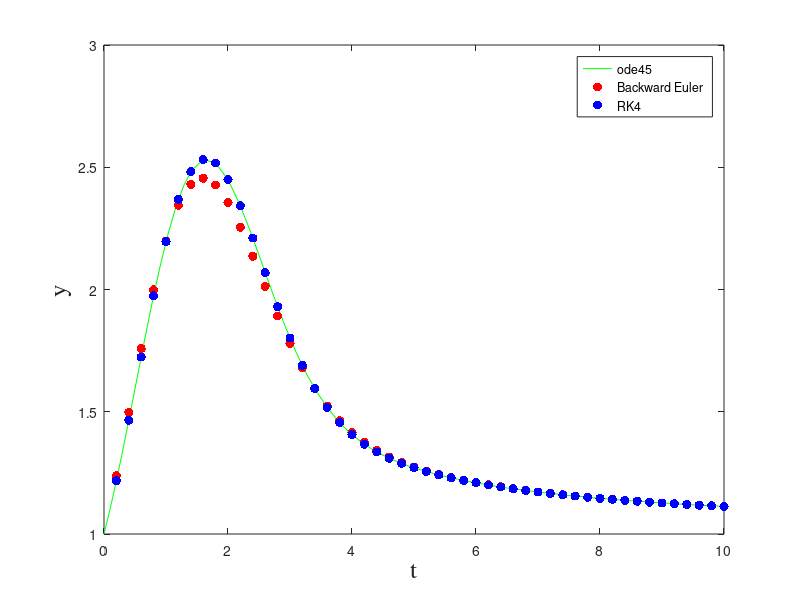
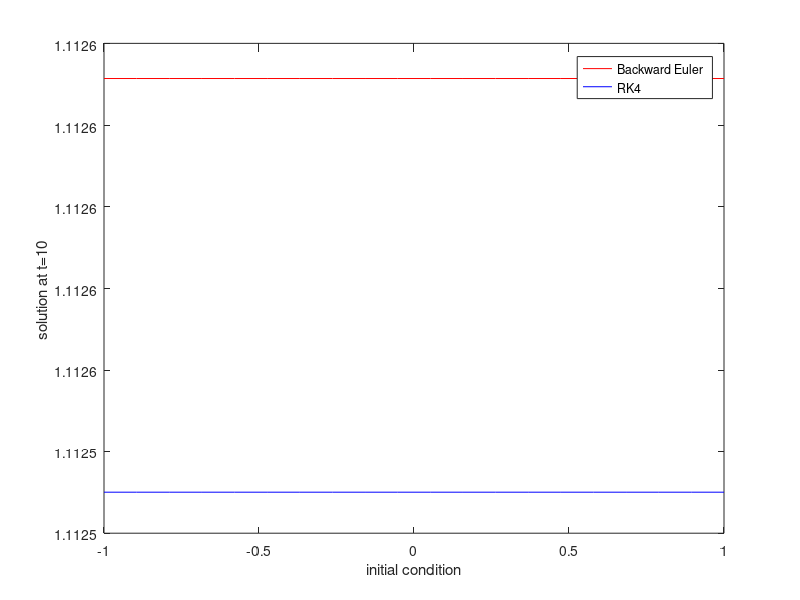

These charts were generated, in order, by the following MATLAB code:
%% PDE CDT Matlab assignment 2
% Name: Aili Shao 

%% Solve ODE using Backward Euler and RK4 

% Solve: y'(t) = (1-y(t))* t + y(t) with y(0) = 1.
f=@(t,y) (1-y)*t+y;
dt=0.2; %time step
Tf=10; % final time
y0=1; %initial condition 
numsteps = ceil(Tf / dt)  % now adjust to have integer steps
dt = Tf / numsteps        % modified time step
y=y0;
h=zeros(3,1);
% The 'exact' solution from ode45 solver
[T,yexact]=ode45(@(t,y) (1-y)*t+y,[0 Tf],y0);
figure(1);clf;
h(1)=plot(T,yexact,'g');
hold on;
xlabel('t','FontSize',18,'FontName','Times');
ylabel('y','FontSize',18,'FontName','Times');
% Backward Euler
for n=1:numsteps
    t=dt*(n-1);
    % ynew=y+dt*f(tnew,ynew) by simple calculation, we have the following
    % explicit formula:
    ynew=(y+dt*(t+dt))/(1+dt*(t+dt)-dt);
    h(2)=plot(t+dt,ynew,'r.','MarkerSize', 20);
    hold on;
    pause
    y=ynew;
end
y

%Runge Kutta - 4th order solution

Y=y0;

 for n=1:numsteps
     t=(n-1)*dt;
     th=t+dt/2;
     k1=f(t,Y);
     k2=f(th,Y+dt*k1/2);
     k3=f(th,Y+dt*k2/2);
     k4=f(t+dt,Y+dt*k3);
     Ynew=Y+dt*(k1+2*k2+2*k3+k4)/6;
     h(3)=plot(t+dt,Ynew,'b.','MarkerSize', 20);
     pause;
     Y=Ynew;
 end
Y
legend(h,'ode45', 'Backward Euler','RK4')
hold off;

% RK4 is consistent with the solution obtained from ode45 solver

%% Plots for different initial conditions 

u0=linspace(-1,1,20);
yvec=[];
Yvec=[];
for i=1:length(u0);
    y0=u0(i);
    Y0=u0(i);
    y=y0;
    Y=y0;
for n=1:numsteps
    t=dt*(n-1);
    % ynew=y+dt*f(tnew,ynew) by simple calculation, we have the following
    % explicit formula:
    ynew=(y+dt*(t+dt))/(1+dt*(t+dt)-dt);
    y=ynew; 
end
yvec=[yvec ynew];
for n=1:numsteps
     t=(n-1)*dt;
     th=t+dt/2;
     k1=f(t,Y);
     k2=f(th,Y+dt*k1/2);
     k3=f(th,Y+dt*k2/2);
     k4=f(t+dt,Y+dt*k3);
     Ynew=Y+dt*(k1+2*k2+2*k3+k4)/6;
     Y=Ynew;
end
 Yvec=[Yvec Ynew];
end

figure(2);clf;
plot(u0, yvec, 'r-');
hold on;
plot(u0,Yvec,'b-');
xlabel 'initial condition'
ylabel 'solution at t=10'
legend('Backward Euler', 'RK4');
hold off;
err=norm(yvec-Yvec,inf)


% The plot shows that the solution at t=10 is independent of the choice of
% the initial condition 
